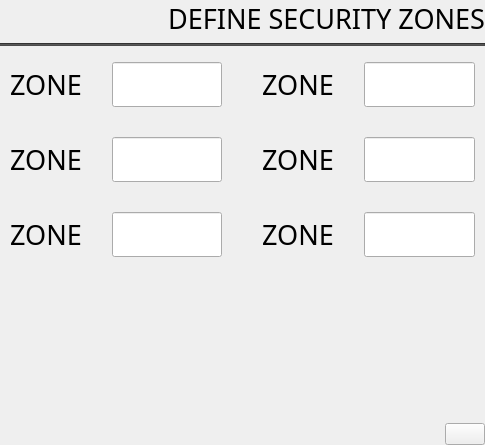
<?xml version="1.0" encoding="UTF-8"?>
<ui version="4.0">
 <class>SecuritySettings</class>
 <widget class="QWidget" name="SecuritySettings">
  <property name="geometry">
   <rect>
    <x>0</x>
    <y>0</y>
    <width>485</width>
    <height>445</height>
   </rect>
  </property>
  <property name="windowTitle">
   <string>Form</string>
  </property>
  <layout class="QVBoxLayout" name="verticalLayout">
   <property name="sizeConstraint">
    <enum>QLayout::SetMinimumSize</enum>
   </property>
   <property name="leftMargin">
    <number>0</number>
   </property>
   <property name="topMargin">
    <number>0</number>
   </property>
   <property name="rightMargin">
    <number>0</number>
   </property>
   <property name="bottomMargin">
    <number>0</number>
   </property>
   <item>
    <widget class="QLabel" name="label_Title">
     <property name="font">
      <font>
       <family>Sans Serif</family>
       <pointsize>20</pointsize>
      </font>
     </property>
     <property name="text">
      <string>DEFINE SECURITY ZONES</string>
     </property>
     <property name="alignment">
      <set>Qt::AlignRight|Qt::AlignTrailing|Qt::AlignVCenter</set>
     </property>
    </widget>
   </item>
   <item>
    <widget class="Line" name="line">
     <property name="styleSheet">
      <string notr="true">background-color: rgb(76, 76, 76);</string>
     </property>
     <property name="orientation">
      <enum>Qt::Horizontal</enum>
     </property>
    </widget>
   </item>
   <item>
    <layout class="QHBoxLayout" name="horizontalLayout_2">
     <property name="spacing">
      <number>20</number>
     </property>
     <property name="rightMargin">
      <number>0</number>
     </property>
     <item>
      <layout class="QVBoxLayout" name="verticalLayout_3">
       <property name="spacing">
        <number>30</number>
       </property>
       <property name="leftMargin">
        <number>10</number>
       </property>
       <property name="topMargin">
        <number>10</number>
       </property>
       <property name="rightMargin">
        <number>10</number>
       </property>
       <property name="bottomMargin">
        <number>10</number>
       </property>
       <item>
        <layout class="QHBoxLayout" name="horizontalLayout_3">
         <item>
          <widget class="QLabel" name="label_2">
           <property name="font">
            <font>
             <family>Sans Serif</family>
             <pointsize>20</pointsize>
            </font>
           </property>
           <property name="text">
            <string>ZONE</string>
           </property>
          </widget>
         </item>
         <item>
          <widget class="QLineEdit" name="lineEdit_ZONE1">
           <property name="font">
            <font>
             <family>Sans Serif</family>
             <pointsize>20</pointsize>
            </font>
           </property>
          </widget>
         </item>
        </layout>
       </item>
       <item>
        <layout class="QHBoxLayout" name="horizontalLayout_4">
         <item>
          <widget class="QLabel" name="label_3">
           <property name="font">
            <font>
             <family>Sans Serif</family>
             <pointsize>20</pointsize>
            </font>
           </property>
           <property name="text">
            <string>ZONE</string>
           </property>
          </widget>
         </item>
         <item>
          <widget class="QLineEdit" name="lineEdit_ZONE2">
           <property name="font">
            <font>
             <family>Sans Serif</family>
             <pointsize>20</pointsize>
            </font>
           </property>
          </widget>
         </item>
        </layout>
       </item>
       <item>
        <layout class="QHBoxLayout" name="horizontalLayout_8">
         <item>
          <widget class="QLabel" name="label_7">
           <property name="font">
            <font>
             <family>Sans Serif</family>
             <pointsize>20</pointsize>
            </font>
           </property>
           <property name="text">
            <string>ZONE</string>
           </property>
          </widget>
         </item>
         <item>
          <widget class="QLineEdit" name="lineEdit_ZONE3">
           <property name="font">
            <font>
             <family>Sans Serif</family>
             <pointsize>20</pointsize>
            </font>
           </property>
          </widget>
         </item>
        </layout>
       </item>
      </layout>
     </item>
     <item>
      <layout class="QVBoxLayout" name="verticalLayout_4">
       <property name="spacing">
        <number>30</number>
       </property>
       <property name="sizeConstraint">
        <enum>QLayout::SetMinimumSize</enum>
       </property>
       <property name="leftMargin">
        <number>10</number>
       </property>
       <property name="topMargin">
        <number>10</number>
       </property>
       <property name="rightMargin">
        <number>10</number>
       </property>
       <property name="bottomMargin">
        <number>10</number>
       </property>
       <item>
        <layout class="QHBoxLayout" name="horizontalLayout_6">
         <property name="rightMargin">
          <number>0</number>
         </property>
         <item>
          <widget class="QLabel" name="label_4">
           <property name="font">
            <font>
             <family>Sans Serif</family>
             <pointsize>20</pointsize>
            </font>
           </property>
           <property name="text">
            <string>ZONE</string>
           </property>
          </widget>
         </item>
         <item>
          <widget class="QLineEdit" name="lineEdit_ZONE4">
           <property name="font">
            <font>
             <family>Sans Serif</family>
             <pointsize>20</pointsize>
            </font>
           </property>
          </widget>
         </item>
        </layout>
       </item>
       <item>
        <layout class="QHBoxLayout" name="horizontalLayout_7">
         <item>
          <widget class="QLabel" name="label_5">
           <property name="font">
            <font>
             <family>Sans Serif</family>
             <pointsize>20</pointsize>
            </font>
           </property>
           <property name="text">
            <string>ZONE</string>
           </property>
          </widget>
         </item>
         <item>
          <widget class="QLineEdit" name="lineEdit_ZONE5">
           <property name="font">
            <font>
             <family>Sans Serif</family>
             <pointsize>20</pointsize>
            </font>
           </property>
          </widget>
         </item>
        </layout>
       </item>
       <item>
        <layout class="QHBoxLayout" name="horizontalLayout_9">
         <property name="bottomMargin">
          <number>0</number>
         </property>
         <item>
          <widget class="QLabel" name="label_6">
           <property name="font">
            <font>
             <family>Sans Serif</family>
             <pointsize>20</pointsize>
            </font>
           </property>
           <property name="text">
            <string>ZONE</string>
           </property>
          </widget>
         </item>
         <item>
          <widget class="QLineEdit" name="lineEdit_Room6">
           <property name="font">
            <font>
             <family>Sans Serif</family>
             <pointsize>20</pointsize>
            </font>
           </property>
          </widget>
         </item>
        </layout>
       </item>
      </layout>
     </item>
    </layout>
   </item>
   <item>
    <spacer name="verticalSpacer">
     <property name="orientation">
      <enum>Qt::Vertical</enum>
     </property>
     <property name="sizeType">
      <enum>QSizePolicy::Expanding</enum>
     </property>
     <property name="sizeHint" stdset="0">
      <size>
       <width>20</width>
       <height>20</height>
      </size>
     </property>
    </spacer>
   </item>
   <item>
    <layout class="QHBoxLayout" name="horizontalLayout_5">
     <property name="bottomMargin">
      <number>0</number>
     </property>
     <item>
      <spacer name="horizontalSpacer">
       <property name="orientation">
        <enum>Qt::Horizontal</enum>
       </property>
       <property name="sizeHint" stdset="0">
        <size>
         <width>40</width>
         <height>20</height>
        </size>
       </property>
      </spacer>
     </item>
     <item>
      <widget class="QPushButton" name="pushButtonSave">
       <property name="maximumSize">
        <size>
         <width>109</width>
         <height>42</height>
        </size>
       </property>
       <property name="focusPolicy">
        <enum>Qt::NoFocus</enum>
       </property>
       <property name="text">
        <string/>
       </property>
       <property name="iconSize">
        <size>
         <width>109</width>
         <height>42</height>
        </size>
       </property>
      </widget>
     </item>
    </layout>
   </item>
  </layout>
 </widget>
 <resources/>
 <connections/>
</ui>
